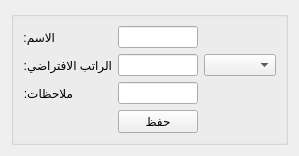
          <widget class="QWidget" name="page_13">
           <property name="geometry">
            <rect>
             <x>-204</x>
             <y>0</y>
             <width>287</width>
             <height>145</height>
            </rect>
           </property>
           <attribute name="label">
            <string>المسمى الوظيفي</string>
           </attribute>
           <layout class="QGridLayout" name="gridLayout_44">
            <item row="0" column="0">
             <widget class="QGroupBox" name="groupBox_12">
              <property name="sizePolicy">
               <sizepolicy hsizetype="Preferred" vsizetype="Fixed">
                <horstretch>0</horstretch>
                <verstretch>0</verstretch>
               </sizepolicy>
              </property>
              <property name="maximumSize">
               <size>
                <width>16777215</width>
                <height>150</height>
               </size>
              </property>
              <property name="title">
               <string/>
              </property>
              <layout class="QGridLayout" name="gridLayout_13">
               <item row="2" column="2">
                <widget class="QLineEdit" name="position_notes_input">
                 <property name="sizePolicy">
                  <sizepolicy hsizetype="Preferred" vsizetype="Fixed">
                   <horstretch>0</horstretch>
                   <verstretch>0</verstretch>
                  </sizepolicy>
                 </property>
                 <property name="minimumSize">
                  <size>
                   <width>0</width>
                   <height>0</height>
                  </size>
                 </property>
                 <property name="styleSheet">
                  <string notr="true"/>
                 </property>
                </widget>
               </item>
               <item row="0" column="2">
                <widget class="QLineEdit" name="position_name_input">
                 <property name="sizePolicy">
                  <sizepolicy hsizetype="Preferred" vsizetype="Fixed">
                   <horstretch>0</horstretch>
                   <verstretch>0</verstretch>
                  </sizepolicy>
                 </property>
                 <property name="minimumSize">
                  <size>
                   <width>0</width>
                   <height>0</height>
                  </size>
                 </property>
                 <property name="styleSheet">
                  <string notr="true"/>
                 </property>
                </widget>
               </item>
               <item row="1" column="2">
                <widget class="QLineEdit" name="position_salary_input">
                 <property name="sizePolicy">
                  <sizepolicy hsizetype="Preferred" vsizetype="Preferred">
                   <horstretch>0</horstretch>
                   <verstretch>0</verstretch>
                  </sizepolicy>
                 </property>
                 <property name="minimumSize">
                  <size>
                   <width>0</width>
                   <height>0</height>
                  </size>
                 </property>
                 <property name="styleSheet">
                  <string notr="true"/>
                 </property>
                </widget>
               </item>
               <item row="1" column="3">
                <widget class="QComboBox" name="position_currency_combobox">
                 <property name="styleSheet">
                  <string notr="true"/>
                 </property>
                </widget>
               </item>
               <item row="3" column="2">
                <widget class="QPushButton" name="position_save_btn">
                 <property name="styleSheet">
                  <string notr="true"/>
                 </property>
                 <property name="text">
                  <string>حفظ</string>
                 </property>
                </widget>
               </item>
               <item row="0" column="1">
                <widget class="QLabel" name="employment_request_name_label_14">
                 <property name="sizePolicy">
                  <sizepolicy hsizetype="Fixed" vsizetype="Preferred">
                   <horstretch>0</horstretch>
                   <verstretch>0</verstretch>
                  </sizepolicy>
                 </property>
                 <property name="text">
                  <string>الاسم:</string>
                 </property>
                </widget>
               </item>
               <item row="2" column="1">
                <widget class="QLabel" name="employment_request_name_label_15">
                 <property name="sizePolicy">
                  <sizepolicy hsizetype="Fixed" vsizetype="Preferred">
                   <horstretch>0</horstretch>
                   <verstretch>0</verstretch>
                  </sizepolicy>
                 </property>
                 <property name="text">
                  <string>ملاحظات:</string>
                 </property>
                </widget>
               </item>
               <item row="1" column="1">
                <widget class="QLabel" name="employment_request_name_label_7">
                 <property name="sizePolicy">
                  <sizepolicy hsizetype="Fixed" vsizetype="Preferred">
                   <horstretch>0</horstretch>
                   <verstretch>0</verstretch>
                  </sizepolicy>
                 </property>
                 <property name="text">
                  <string>الراتب الافتراضي:</string>
                 </property>
                </widget>
               </item>
               <item row="1" column="0">
                <spacer name="horizontalSpacer_18">
                 <property name="orientation">
                  <enum>Qt::Horizontal</enum>
                 </property>
                 <property name="sizeHint" stdset="0">
                  <size>
                   <width>40</width>
                   <height>20</height>
                  </size>
                 </property>
                </spacer>
               </item>
               <item row="1" column="4">
                <spacer name="horizontalSpacer_24">
                 <property name="orientation">
                  <enum>Qt::Horizontal</enum>
                 </property>
                 <property name="sizeHint" stdset="0">
                  <size>
                   <width>40</width>
                   <height>20</height>
                  </size>
                 </property>
                </spacer>
               </item>
              </layout>
             </widget>
            </item>
            <item row="1" column="0">
             <spacer name="verticalSpacer_3">
              <property name="orientation">
               <enum>Qt::Vertical</enum>
              </property>
              <property name="sizeHint" stdset="0">
               <size>
                <width>20</width>
                <height>40</height>
               </size>
              </property>
             </spacer>
            </item>
           </layout>
          </widget>
